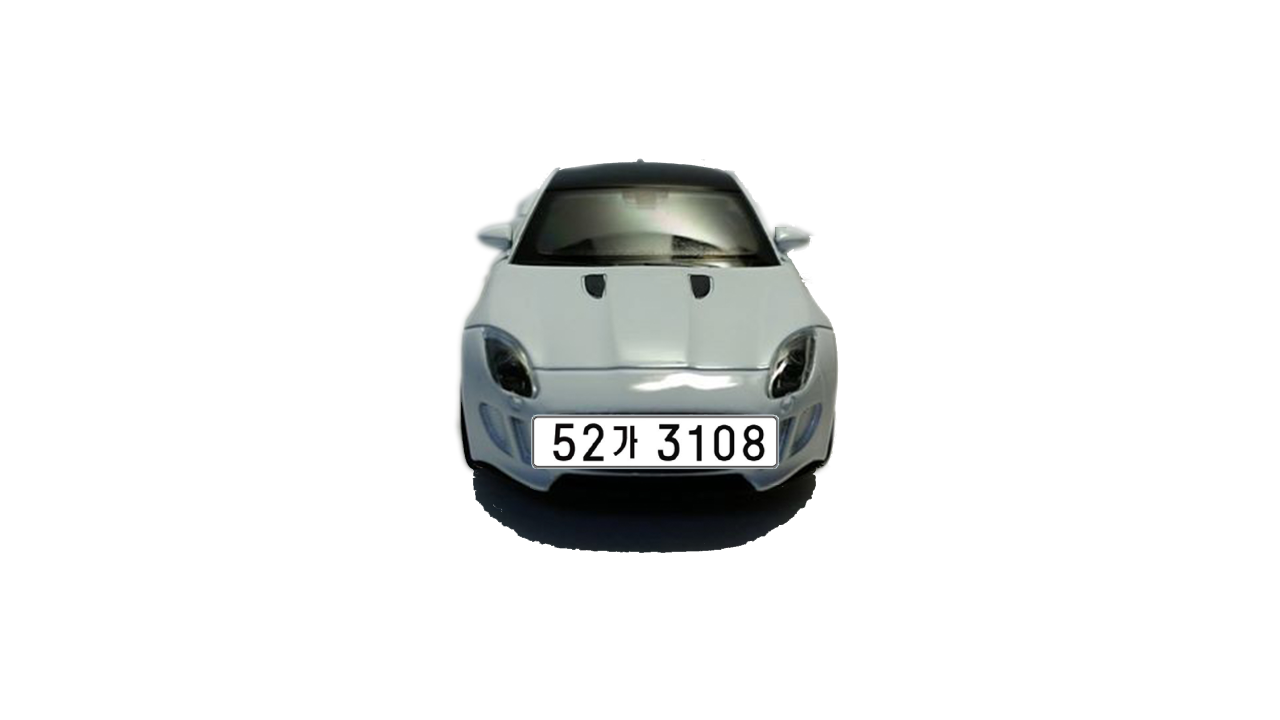
#> input picture LPR_Test/center-w500.jpg, 2560 x 1440 px (shown at 1/2 size)
$ python -i LPR.py   (imports and definitions only)
#> lines starting #> are read from the running program, lines starting #| are printed output that depends on the picture; after the words box and inside, x2 and y2 are one past the last pixel; in counts of white or black regions, pixels touching at a corner belong together
import cv2
import numpy as np
import pytesseract
import platform
import gc
import os

class LPR:
    def __init__(self):
        return

    def get_license_plate_char(self, image):
        # Read image
#> called with image = '../../LPR_Test/center-w500.jpg'
        img_ori = image

        if type(image) == str:
            if platform.system().lower() == 'windows' and image[0] == '~':
                image = os.environ['USERPROFILE'] + image[1:]
            image = os.path.abspath(image)
            img_ori = cv2.imread(image)
#> img_ori is the input picture: shape (1440, 2560, 3); mean B, G, R 236.4, 236.7, 235.9

        if type(img_ori) is not np.ndarray:
            raise ValueError('ERROR: invalid image!')

        height, width, channel = img_ori.shape
#> height = 1440; width = 2560; channel = 3

        # Convert image to grayscale
        gray = cv2.cvtColor(img_ori, cv2.COLOR_BGR2GRAY)

        # Maximize constrast
        structuringElement = cv2.getStructuringElement(cv2.MORPH_RECT, (3, 3))
        imgTopHat = cv2.morphologyEx(
            gray, cv2.MORPH_TOPHAT, structuringElement)
        imgBlackHat = cv2.morphologyEx(
            gray, cv2.MORPH_BLACKHAT, structuringElement)
        imgGrayscalePlusTopHat = cv2.add(gray, imgTopHat)
        gray = cv2.subtract(imgGrayscalePlusTopHat, imgBlackHat)

        # Thresholding
        img_blurred = cv2.GaussianBlur(gray, ksize=(5, 5), sigmaX=0)
        usingAdaptive = True
        if usingAdaptive:
            img_thresh = cv2.adaptiveThreshold(
                img_blurred,
                maxValue=255.0,
                adaptiveMethod=cv2.ADAPTIVE_THRESH_GAUSSIAN_C,
                thresholdType=cv2.THRESH_BINARY_INV,
                blockSize=19,
                C=12
            )
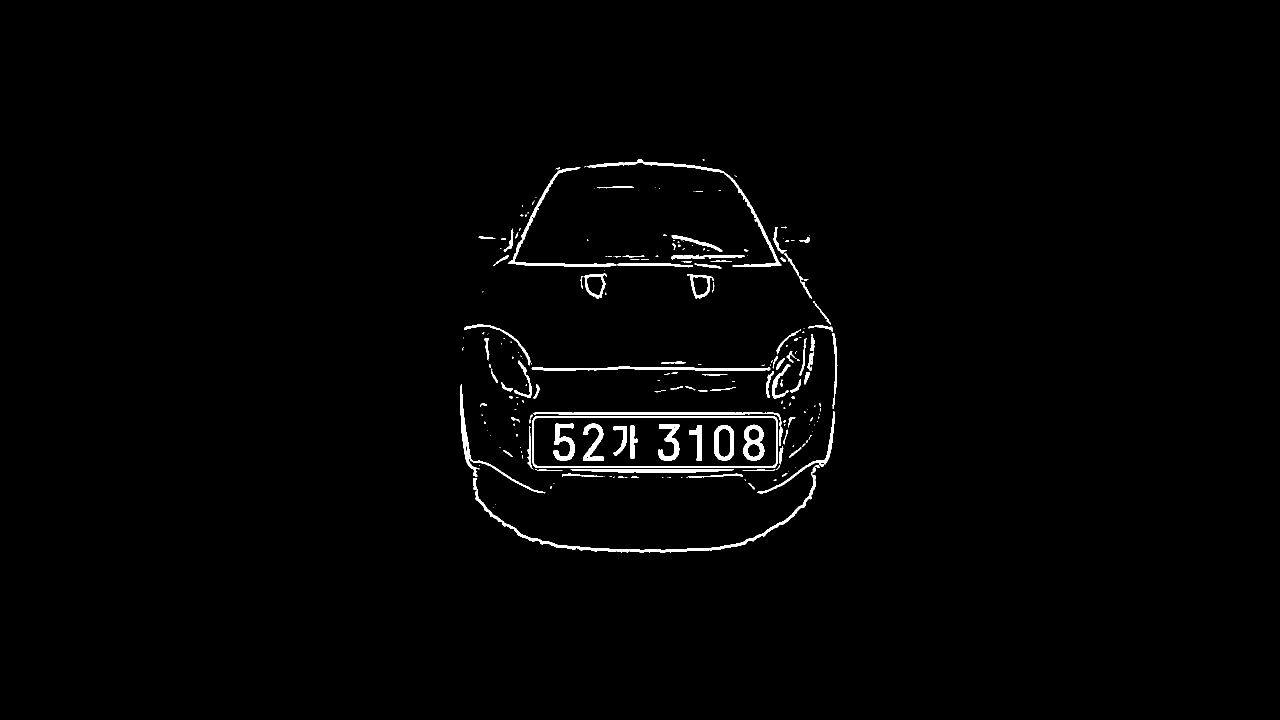
#> img_thresh: shape (1440, 2560) (shown at 1/2 size); 1.2% white; 219 white regions (121 under 20 px)
        else:
            _, img_thresh = cv2.threshold(
                img_blurred,
                thresh=0, maxval=255,
                type=cv2.THRESH_BINARY_INV | cv2.THRESH_OTSU
            )

        # Find contours
        contours, _ = cv2.findContours(
            img_thresh,
            mode=cv2.RETR_LIST,
            method=cv2.CHAIN_APPROX_SIMPLE
        )
#> contours = 238 contours, 151 with area under 20; largest, box (x1, y1, x2, y2) and area: (1065, 832, 1556, 935) 49672, (1067, 835, 1553, 933) 46977, (946, 930, 1640, 1106) 3582, (1429, 850, 1468, 922) 2408, (1486, 849, 1529, 922) 2350

        # Prepare data
        contours_dict = []
        for contour in contours:
            x, y, w, h = cv2.boundingRect(contour)
            # instert to dict
            contours_dict.append({
                'contour': contour,
                'x': x, 'y': y, 'w': w, 'h': h,
                'cx': x+(w/2), 'cy': y+(h/2)
            })
#> this loop made 238 passes
#> (x, y, w, h) on passes 1 to 3: (986, 1014, 1, 1), (990, 1008, 1, 1), (1100, 972, 4, 6)
#> after the loop, contours_dict = 238 items

        # Select candidates by char size
        MIN_AREA = 80
        MIN_WIDTH, MIN_HEIGHT = 2, 8
        MIN_RATIO, MAX_RATIO = 0.25, 1.0

        possible_contours = []
        cnt = 0
        for d in contours_dict:
            area = d['w'] * d['h']
            ratio = d['w'] / d['h']
            if area > MIN_AREA \
            and d['w'] > MIN_WIDTH and d['h'] > MIN_HEIGHT \
            and MIN_RATIO < ratio < MAX_RATIO:
                d['idx'] = cnt
                cnt += 1
                possible_contours.append(d)
#> this loop made 238 passes
#> (area, ratio) on passes 3, 4, 13, 14, 18, 19, 20, 23, 24, 25, 27, 28: (24, 0.667), (169, 1), (48, 5.33), (26, 6.5), (896, 14), (581, 11.86), (88, 1.38), (192, 21.33), (165, 18.33), (2616, 40.88), (122144, 3.94), (90, 0.9)
#> after the loop, cnt = 36; possible_contours = 36 items

        # Select candidates by arrangement of contours
        MAX_DIAG_MULTIPLYER = 5  # 5
        MAX_ANGLE_DIFF = 12.0  # 12.0
        MAX_AREA_DIFF = 0.5  # 0.5
        MAX_WIDTH_DIFF = 0.8  # 0.8
        MAX_HEIGHT_DIFF = 0.2  # 0.2
        MIN_N_MATCHED = 5  # 3

        def find_chars(contour_list):
            matched_result_idx = []
            for d1 in contour_list:
                matched_contours_idx = []
                for d2 in contour_list:
                    if d1['idx'] == d2['idx']:
                        continue
                    dx = abs(d1['cx'] - d2['cx'])
                    dy = abs(d1['cy'] - d2['cy'])
                    diagonal_length = np.sqrt(d1['w']**2 + d1['h']**2)
                    distance = np.linalg.norm(
                        np.array((d1['cx'], d1['cy']))
                        - np.array((d2['cx'], d2['cy'])))
                    if dx == 0:
                        angle_diff = 90
                    else:
                        angle_diff = np.degrees(np.arctan(dy / dx))
                    area_diff = abs(d1['w'] * d1['h'] - d2['w']
                                    * d2['h']) / (d1['w'] * d1['h'])
                    width_diff = abs(d1['w'] - d2['w']) / d1['w']
                    height_diff = abs(d1['h'] - d2['h']) / d1['h']
                    if distance < diagonal_length * MAX_DIAG_MULTIPLYER \
                    and angle_diff < MAX_ANGLE_DIFF and area_diff < MAX_AREA_DIFF \
                    and width_diff < MAX_WIDTH_DIFF and height_diff < MAX_HEIGHT_DIFF:
                        matched_contours_idx.append(d2['idx'])
                # append this contour
                matched_contours_idx.append(d1['idx'])

                if len(matched_contours_idx) < MIN_N_MATCHED:
                    continue

                matched_result_idx.append(matched_contours_idx)

                unmatched_contour_idx = []
                for d4 in contour_list:
                    if d4['idx'] not in matched_contours_idx:
                        unmatched_contour_idx.append(d4['idx'])
                unmatched_contour = np.take(
                    possible_contours, unmatched_contour_idx)

                # recursive
                recursive_contour_list = find_chars(unmatched_contour)
                for idx in recursive_contour_list:
                    matched_result_idx.append(idx)

                break
#> this loop made 6 passes
#> after the loop, matched_result_idx = [[4, 6, 7, 8, 9, 10, 5]]

            # optimizing
            ret = []
            for idx_list in matched_result_idx:
                matched_contour = np.take(possible_contours, idx_list)
                sorted_contour = sorted(matched_contour, key=lambda x: x['x'])
                matched = []
                for i in range(len(sorted_contour) - 1):
                    d1 = sorted_contour[i]
                    d2 = sorted_contour[i + 1]
                    if len(matched) == 0:
                        matched.append(d1['idx'])
                    diagonal_length = np.sqrt(d1['w']**2 + d1['h']**2)
                    distance = np.linalg.norm(
                        np.array((d1['cx'], d1['cy']))
                        - np.array((d2['cx'], d2['cy'])))
                    if distance > diagonal_length * 3:
                        sorted_contour = sorted_contour[:i + 1]
                        break
                    matched.append(d2['idx'])
                if len(matched) > 0:
                    ret.append(matched)
#> this loop made 1 pass
#> after the loop, ret = [[10, 9, 4, 8, 6, 5, 7]]

            # return matched_result_idx
            return ret

        result_idx = find_chars(possible_contours)
#> result_idx = [[10, 9, 4, 8, 6, 5, 7]]

        matched_result = []
        for idx_list in result_idx:
            matched_result.append(np.take(possible_contours, idx_list))
#> this loop made 1 pass
#> after the loop, matched_result = 1 item

        # Rotate plate image
        PLATE_WIDTH_PADDING = 1.1
        # PLATE_HEIGHT_PADDING = 1.1
        MIN_PLATE_RATIO = 3
        MAX_PLATE_RATIO = 12

        plate_imgs = []
        plate_infos = []
        for matched_chars in matched_result:
            sorted_chars = sorted(matched_chars, key=lambda x: x['x'])
            plate_cx = (sorted_chars[0]['cx'] + sorted_chars[-1]['cx']) / 2
            plate_cy = (sorted_chars[0]['cy'] + sorted_chars[-1]['cy']) / 2
            plate_width = (sorted_chars[-1]['x'] + sorted_chars[-1]
                           ['w'] - sorted_chars[0]['x']) * PLATE_WIDTH_PADDING
            sum_height = 0
            for d in sorted_chars:
                sum_height += d['h']
            plate_height = int(sum_height / len(sorted_chars)
                               * PLATE_WIDTH_PADDING)

            triangle_height = sorted_chars[-1]['cy'] - sorted_chars[0]['cy']
            triangle_hypotenus = np.linalg.norm(
                np.array((sorted_chars[0]['cx'], sorted_chars[0]['cy']))
                - np.array((sorted_chars[-1]['cx'], sorted_chars[-1]['cy']))
            )
            angle = np.degrees(np.arcsin(triangle_height / triangle_hypotenus))
            rotation_matrix = cv2.getRotationMatrix2D(
                center=(plate_cx, plate_cy), angle=angle, scale=1.0)

            img_rotated = cv2.warpAffine(
                img_thresh, M=rotation_matrix, dsize=(width, height))
            img_cropped = cv2.getRectSubPix(
                img_rotated,
                patchSize=(int(plate_width), int(plate_height)),
                center=(int(plate_cx), int(plate_cy))
            )

            ratio = img_cropped.shape[1] / img_cropped.shape[0]
            if ratio < MIN_PLATE_RATIO or ratio > MAX_PLATE_RATIO:
                continue

            plate_imgs.append(img_cropped)
            plate_infos.append({
                'x': int(plate_cx - plate_width / 2),
                'y': int(plate_cy - plate_height / 2),
                'w': int(plate_width),
                'h': int(plate_height)
            })
#> this loop made 1 pass
#> (plate_cx, plate_cy, plate_width, plate_height, triangle_height, triangle_hypotenus, angle) on pass 1: (1317.8, 885, 465.3, 78, 1, 379.5, 0.151)
#> pass 1, in get_license_plate_char, `img_cropped = cv2.getRectSubPix( img_rotated, patchSize=(int(plate_wid..`:
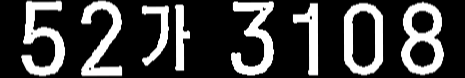
#> img_cropped: shape (78, 465); min 0, max 255, mean 64
#> after the loop, plate_imgs = 1 item; plate_infos = 1 item

        # Another thresholding to find chars
        longest_idx, longest_text = -1, 0
        plate_chars = []

        for i, plate_img in enumerate(plate_imgs):
            plate_img = cv2.resize(plate_img, dsize=(0, 0), fx=1.6, fy=1.6)
            _, plate_img = cv2.threshold(
                plate_img,
                thresh=0.0,
                maxval=255.0,
                type=cv2.THRESH_BINARY | cv2.THRESH_OTSU)

            # find contours again (same as above)
            contours, _ = cv2.findContours(
                plate_img, mode=cv2.RETR_LIST, method=cv2.CHAIN_APPROX_SIMPLE)
            plate_min_x, plate_min_y = plate_img.shape[1], plate_img.shape[0]
            plate_max_x, plate_max_y = 0, 0

            for contour in contours:
                x, y, w, h = cv2.boundingRect(contour)
                area = w * h
                ratio = w / h
                if area > MIN_AREA and w > MIN_WIDTH and h > MIN_HEIGHT and MIN_RATIO < ratio < MAX_RATIO:
                    if x < plate_min_x:
                        plate_min_x = x
                    if y < plate_min_y:
                        plate_min_y = y
                    if x + w > plate_max_x:
                        plate_max_x = x + w
                    if y + h > plate_max_y:
                        plate_max_y = y + h

            img_result = plate_img[plate_min_y:plate_max_y,
                                   plate_min_x:plate_max_x]
            img_result = cv2.GaussianBlur(img_result, ksize=(3, 3), sigmaX=0)
            _, img_result = cv2.threshold(
                img_result,
                thresh=0.0,
                maxval=255.0,
                type=cv2.THRESH_BINARY | cv2.THRESH_OTSU)

            # dilation
            kernel = np.ones((2, 2), np.uint8)
            img_result = cv2.dilate(img_result, kernel=kernel)

            img_result = cv2.copyMakeBorder(
                img_result,
                top=10,
                bottom=10,
                left=10,
                right=10,
                borderType=cv2.BORDER_CONSTANT, value=(0, 0, 0))

            chars = pytesseract.image_to_string(
                img_result, lang='kor', config='--psm 7 --oem 0')

            result_chars = ''
            has_digit = False
            for c in chars:
                if ord('가') <= ord(c) <= ord('힣') or c.isdigit():
                    if c.isdigit():
                        has_digit = True
                    result_chars += c

            plate_chars.append(result_chars)
            if has_digit and len(result_chars) > longest_text:
                longest_idx = i
                longest_text = len(result_chars)
#> this loop made 1 pass
#> kernel on pass 1: [[1, 1], [1, 1]]
#> pass 1, in get_license_plate_char, `plate_img = cv2.resize(plate_img, dsize=(0, 0), fx=1.6, fy=1.6)`:
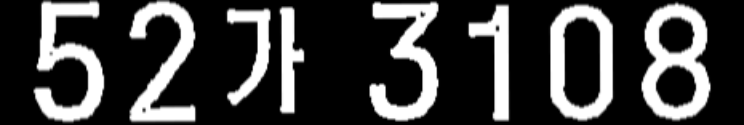
#> plate_img: shape (125, 744); min 0, max 255, mean 63.9
#> pass 1, in get_license_plate_char, `_, plate_img = cv2.threshold( plate_img, thresh=0.0, maxval=255.0, typ..`:
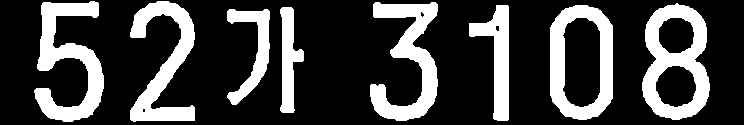
#> plate_img: shape (125, 744); 25.2% white; 8 white regions, largest, box (x1, y1, x2, y2) and area: (642, 3, 710, 120) 3992, (34, 1, 104, 122) 3839, (370, 2, 438, 121) 3604
#> pass 1, in get_license_plate_char, `img_result = plate_img[plate_min_y:plate_max_y, plate_min_x:plate_max_x]`:
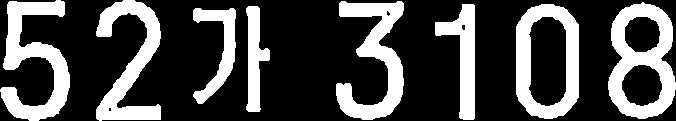
#> img_result: shape (121, 676); 28.6% white; 8 white regions, largest, box (x1, y1, x2, y2) and area: (608, 2, 676, 119) 3992, (0, 0, 70, 121) 3839, (336, 1, 404, 120) 3604
#> pass 1, in get_license_plate_char, `img_result = cv2.GaussianBlur(img_result, ksize=(3, 3), sigmaX=0)`:
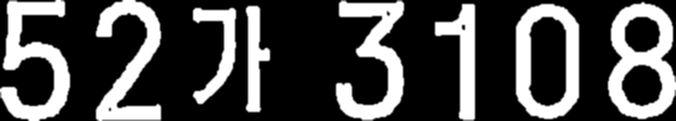
#> img_result: shape (121, 676); min 0, max 255, mean 73.1
#> after the loop:
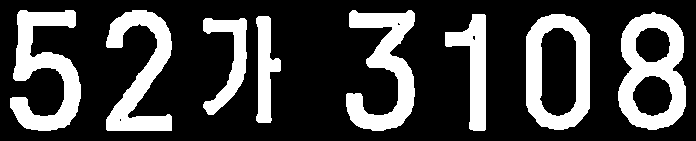
#> img_result: shape (141, 696); 26% white; 8 white regions, largest, box (x1, y1, x2, y2) and area: (618, 12, 686, 130) 4341, (10, 10, 81, 131) 4174, (346, 10, 415, 131) 3934
#> after the loop, longest_idx = -1; longest_text = 0; plate_chars = []

        # Result
        if len(plate_chars) == 0:
            gc.collect()
            return None
        # info = plate_infos[longest_idx]
        chars = plate_chars[longest_idx]

        # print(chars)
        gc.collect()
        return chars

#> (the run stopped early here; a loop or call above may not have finished)
